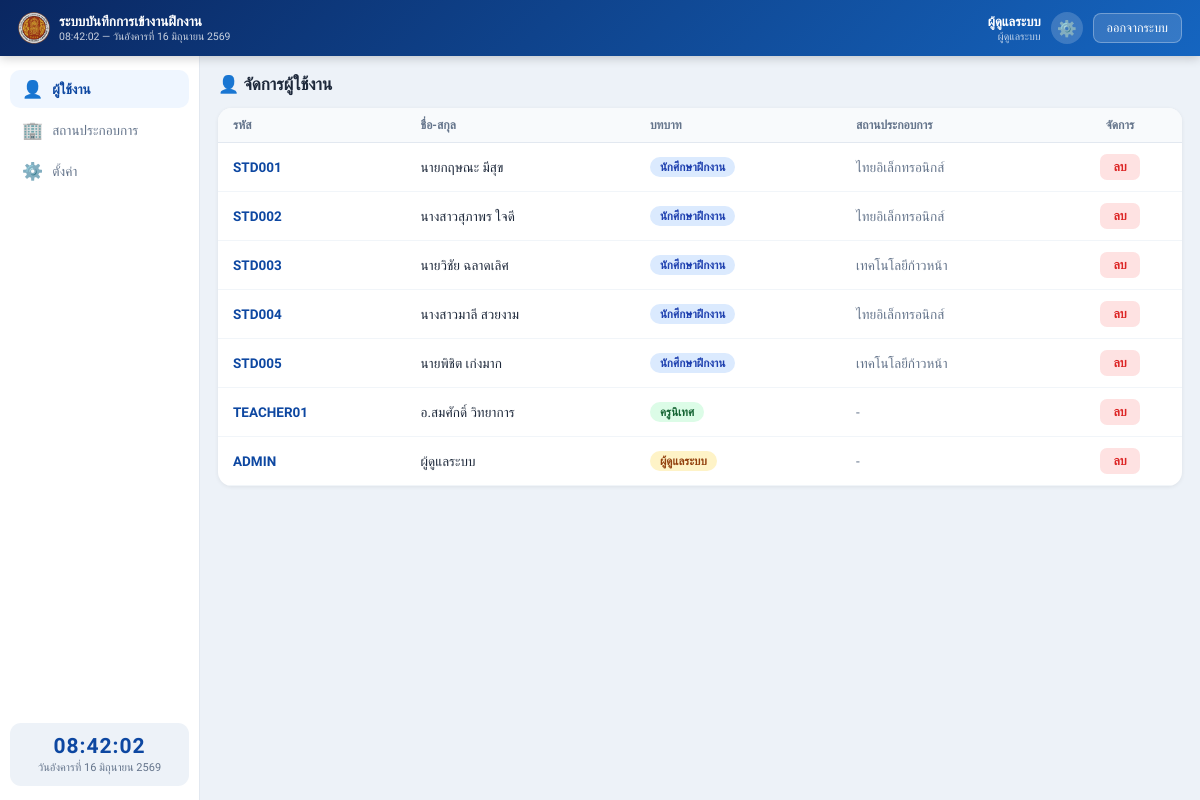
The app's page /admin/users.php (signed in), older data.
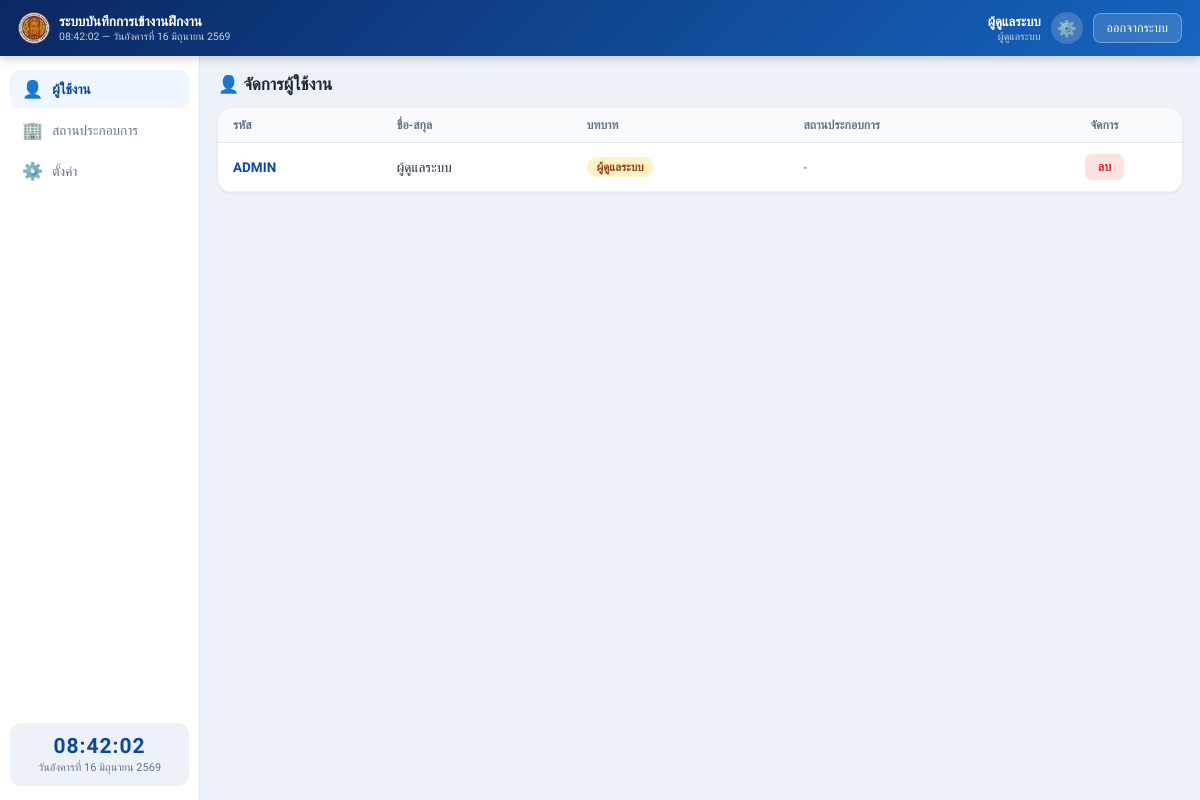
The same page, newer data.
### tables this page shows
CREATE TABLE users (
  id VARCHAR(20) PRIMARY KEY,
  name VARCHAR(255) NOT NULL,
  role ENUM('student','teacher','admin') NOT NULL,
  password VARCHAR(255) NOT NULL,
  grade VARCHAR(50) NULL,
  dept VARCHAR(100) NULL,
  workplace_id VARCHAR(20) NULL,
  created_at TIMESTAMP DEFAULT CURRENT_TIMESTAMP,
  FOREIGN KEY (workplace_id) REFERENCES workplaces(id) ON DELETE SET NULL
);

CREATE TABLE workplaces (
  id VARCHAR(20) PRIMARY KEY,
  name VARCHAR(255) NOT NULL,
  address VARCHAR(255) NOT NULL,
  lat DECIMAL(10,7) NOT NULL,
  lng DECIMAL(10,7) NOT NULL,
  radius INT NOT NULL DEFAULT 200,
  start_time TIME NOT NULL DEFAULT '08:00:00',
  end_time TIME NOT NULL DEFAULT '17:00:00',
  teacher_id VARCHAR(20) NULL,
  allow_ot TINYINT(1) NOT NULL DEFAULT 0,
  active TINYINT(1) NOT NULL DEFAULT 1
);

### includes/auth.php (called while the page is built, shortened)
<?php
require_once __DIR__ . '/functions.php';
function current_user() {
    return $_SESSION['user'] ?? null;
}

### includes/functions.php (called while the page is built, shortened)
<?php
function role_label($role) {
    return ['student' => 'นักศึกษาฝึกงาน', 'teacher' => 'ครูนิเทศ', 'admin' => 'ผู้ดูแลระบบ'][$role] ?? $role;
}
function role_avatar($role) {
    return ['student' => '👨‍🎓', 'teacher' => '👩‍🏫', 'admin' => '⚙️'][$role] ?? '👤';
}
function short_wp_name($name) {
    if (!$name) return '-';
    return str_replace([' จำกัด'], '', str_replace('บริษัท ', '', $name));
}

### admin/users.php (the view, shortened to what this page needs)
<?php
require_once __DIR__ . '/../includes/auth.php';
$rmap = [
    'student' => ['label' => 'นักศึกษาฝึกงาน', 'color' => '#1E40AF', 'bg' => '#DBEAFE'],
    'teacher' => ['label' => 'ครูนิเทศ', 'color' => '#166534', 'bg' => '#DCFCE7'],
    'admin'   => ['label' => 'ผู้ดูแลระบบ', 'color' => '#92400E', 'bg' => '#FEF3C7'],
];
$stmt = $pdo->query('SELECT u.*, w.name AS wp_name FROM users u LEFT JOIN workplaces w ON w.id = u.workplace_id ORDER BY u.role, u.id');
$users = $stmt->fetchAll();
$activeSection = 'users';
require_once __DIR__ . '/../includes/header.php';
?>
<div class="section-title">👤 จัดการผู้ใช้งาน</div>
<div class="table-card">
  <div class="table-scroll">
    <table class="data-table" style="min-width:500px;">
      <thead><tr>
        <th>รหัส</th><th>ชื่อ-สกุล</th><th>บทบาท</th><th>สถานประกอบการ</th><th class="center">จัดการ</th>
      </tr></thead>
      <tbody>
        <?php foreach ($users as $u): $ri = $rmap[$u['role']] ?? ['label' => $u['role'], 'color' => '#374151', 'bg' => '#F1F5F9']; ?>
        <tr>
          <td style="font-weight:700;color:#0D47A1;"><?= htmlspecialchars($u['id']) ?></td>
          <td style="color:#1E293B;"><?= htmlspecialchars($u['name']) ?></td>
          <td><span class="badge" style="color:<?= $ri['color'] ?>;background:<?= $ri['bg'] ?>;"><?= htmlspecialchars($ri['label']) ?></span></td>
          <td style="color:#64748B;"><?= htmlspecialchars(short_wp_name($u['wp_name'])) ?></td>
          <td class="center">
            <form method="post" action="/ias/ajax/delete_user.php" onsubmit="return confirm('ยืนยันการลบผู้ใช้?');" style="display:inline;">
              <button type="submit" class="btn-delete-sm">ลบ</button>
            </form>
          </td>
        </tr>
        <?php endforeach; ?>
      </tbody>
    </table>
  </div>
</div>
<?php require_once __DIR__ . '/../includes/footer.php'; ?>

### includes/header.php (shortened to what this page needs)
<?php
require_once __DIR__ . '/logo.php';
$user = current_user();
$role = $user['role'];
$navByRole = [
    'student' => [
        ['key' => 'dashboard', 'icon' => '🏠', 'label' => 'เช็คอิน/ออก', 'href' => '/ias/student/dashboard.php'],
        ['key' => 'history',   'icon' => '📋', 'label' => 'ประวัติ',     'href' => '/ias/student/history.php'],
        ['key' => 'leave',     'icon' => '📝', 'label' => 'การลา',      'href' => '/ias/student/leave.php'],
    ],
    'teacher' => [
        ['key' => 'dashboard', 'icon' => '📊', 'label' => 'ภาพรวม',     'href' => '/ias/teacher/dashboard.php'],
        ['key' => 'students',  'icon' => '👥', 'label' => 'นักศึกษา',    'href' => '/ias/teacher/students.php'],
        ['key' => 'schedule',  'icon' => '⏰', 'label' => 'ตารางเวลา',  'href' => '/ias/teacher/schedule.php'],
        ['key' => 'reports',   'icon' => '📈', 'label' => 'รายงาน',     'href' => '/ias/teacher/reports.php'],
        ['key' => 'leaves',    'icon' => '🗓', 'label' => 'การลา',      'href' => '/ias/teacher/leaves.php'],
    ],
    'admin' => [
        ['key' => 'users',      'icon' => '👤',  'label' => 'ผู้ใช้งาน',      'href' => '/ias/admin/users.php'],
        ['key' => 'workplaces', 'icon' => '🏢',  'label' => 'สถานประกอบการ', 'href' => '/ias/admin/workplaces.php'],
        ['key' => 'settings',   'icon' => '⚙️',  'label' => 'ตั้งค่า',        'href' => '/ias/admin/settings.php'],
    ],
];
$navItems = $navByRole[$role] ?? [];
?>
<!DOCTYPE html>
<html lang="th">
<head>
<link rel="stylesheet" href="/ias/assets/css/style.css">
</head>
<body>
<div class="app-shell">
  <header class="app-header no-print">
    <div class="app-header-left">
      <?= ovec_logo(32, 13) ?>
      <div class="app-header-titles">
        <div class="app-title">ระบบบันทึกการเข้างานฝึกงาน</div>
        <div class="app-clock desktop-only" id="headerClock"></div>
      </div>
    </div>
    <div class="app-header-right">
      <div class="app-user-info desktop-only">
        <div class="app-user-name"><?= htmlspecialchars($user['name']) ?></div>
        <div class="app-user-role"><?= htmlspecialchars(role_label($role)) ?></div>
      </div>
      <div class="app-user-avatar"><?= role_avatar($role) ?></div>
      <a href="/ias/logout.php" class="btn-logout">ออกจากระบบ</a>
    </div>
  </header>
  <div class="app-body">
    <nav class="app-sidebar desktop-only no-print">
      <?php foreach ($navItems as $item): ?>
        <a href="<?= $item['href'] ?>" class="nav-btn <?= $activeSection === $item['key'] ? 'active' : '' ?>">
          <span class="nav-icon"><?= $item['icon'] ?></span>
          <span><?= htmlspecialchars($item['label']) ?></span>
        </a>
      <?php endforeach; ?>
      <div class="sidebar-clock">
        <div class="sidebar-clock-time" id="sidebarClockTime"></div>
        <div class="sidebar-clock-date" id="sidebarClockDate"></div>
      </div>
    </nav>
    <main class="app-main" id="mc">

### includes/logo.php (shortened to what this page needs)
<?php
function ovec_logo($size = 84, $textSize = null) {
    return '<img src="/ias/assets/img/ovec-logo.gif" width="' . (int)$size . '" height="' . (int)$size . '" alt="OVEC" style="display:block;border-radius:50%;">';
}

### includes/footer.php (shortened to what this page needs)
    </main>
  </div>
</div>
</body>
</html>

### assets/css/style.css (style rules this page uses)
* { box-sizing: border-box; margin: 0; padding: 0; }
html, body { height: 100%; font-family: 'Sarabun', sans-serif; }
body { background: #EDF2F8; }
button { font-family:'Sarabun',sans-serif; cursor:pointer; transition:filter .15s,transform .1s; border:none; }
a { text-decoration: none; color: inherit; }
.app-shell { display:flex; flex-direction:column; height:100vh; background:#EDF2F8; overflow:hidden; }
.app-header { background:linear-gradient(135deg,#0A2761,#1565C0); color:white; padding:0 18px; display:flex; align-items:center; gap:12px; height:56px; flex-shrink:0; box-shadow:0 2px 10px rgba(0,0,0,0.2); z-index:100; }
.app-header-left { display:flex; align-items:center; gap:9px; flex:1; min-width:0; }
.app-header-titles { min-width:0; overflow:hidden; }
.app-title { font-size:13.5px; font-weight:700; white-space:nowrap; overflow:hidden; text-overflow:ellipsis; }
.app-clock { font-size:10.5px; opacity:.78; white-space:nowrap; overflow:hidden; text-overflow:ellipsis; }
.app-header-right { display:flex; align-items:center; gap:10px; flex-shrink:0; }
.app-user-info { text-align:right; }
.app-user-name { font-size:13px; font-weight:600; }
.app-user-role { font-size:10.5px; opacity:.75; }
.app-user-avatar { width:32px; height:32px; background:rgba(255,255,255,0.18); border-radius:50%; display:flex; align-items:center; justify-content:center; font-size:16px; flex-shrink:0; }
.btn-logout { background:rgba(255,255,255,0.14); border:1px solid rgba(255,255,255,0.3); color:white; padding:6px 13px; border-radius:8px; font-size:12.5px; white-space:nowrap; }
.app-body { flex:1; display:flex; overflow:hidden; }
.app-sidebar { width:200px; background:white; border-right:1px solid #E2E8F0; display:flex; flex-direction:column; padding:14px 10px; overflow-y:auto; flex-shrink:0; }
.nav-btn { display:flex; align-items:center; gap:9px; width:100%; padding:9px 12px; border-radius:10px; text-align:left; margin-bottom:3px; font-size:13.5px; font-weight:400; color:#64748B; background:transparent; }
.nav-btn.active { font-weight:700; color:#0D47A1; background:#EFF6FF; }
.nav-icon { font-size:17px; }
.sidebar-clock { margin-top:auto; padding:11px 10px; background:#EDF2F8; border-radius:11px; text-align:center; }
.sidebar-clock-time { font-size:21px; font-weight:700; color:#0D47A1; letter-spacing:1px; font-variant-numeric:tabular-nums; }
.sidebar-clock-date { font-size:11px; color:#64748B; margin-top:2px; line-height:1.4; }
.app-main { flex:1; overflow-y:auto; padding:18px 18px 80px; }
.section-title { font-size:17px; font-weight:700; color:#1E293B; margin-bottom:14px; }
.table-card { background:white; border-radius:14px; overflow:hidden; box-shadow:0 1px 4px rgba(0,0,0,.07); }
table.data-table { width:100%; border-collapse:collapse; }
table.data-table thead tr { background:#F8FAFC; }
table.data-table th { padding:10px 15px; text-align:left; font-size:12px; color:#64748B; font-weight:600; border-bottom:1px solid #E2E8F0; }
table.data-table th.center { text-align:center; }
table.data-table td { padding:11px 15px; border-bottom:1px solid #F1F5F9; font-size:13.5px; }
table.data-table td.center { text-align:center; }
.table-scroll { overflow-x:auto; }
.badge { display:inline-block; padding:3px 10px; border-radius:20px; font-size:11.5px; font-weight:600; }
.btn-delete-sm { background:#FEE2E2; color:#DC2626; padding:5px 13px; border-radius:7px; font-size:12.5px; font-weight:600; }

Row changes from the older to the newer data that the page shows:
removed users: id "STD001", name "นายกฤษณะ มีสุข", role "นักศึกษาฝึกงาน", workplace.name "ไทยอิเล็กทรอนิกส์"
removed users: id "STD002", name "นางสาวสุภาพร ใจดี", role "นักศึกษาฝึกงาน", workplace.name "ไทยอิเล็กทรอนิกส์"
removed users: id "STD003", name "นายวิชัย ฉลาดเลิศ", role "นักศึกษาฝึกงาน", workplace.name "เทคโนโลยีก้าวหน้า"
removed users: id "STD004", name "นางสาวมาลี สวยงาม", role "นักศึกษาฝึกงาน", workplace.name "ไทยอิเล็กทรอนิกส์"
removed users: id "STD005", name "นายพิชิต เก่งมาก", role "นักศึกษาฝึกงาน", workplace.name "เทคโนโลยีก้าวหน้า"
removed users: id "TEACHER01", name "อ.สมศักดิ์ วิทยาการ", role "ครูนิเทศ", wp_name "-"
